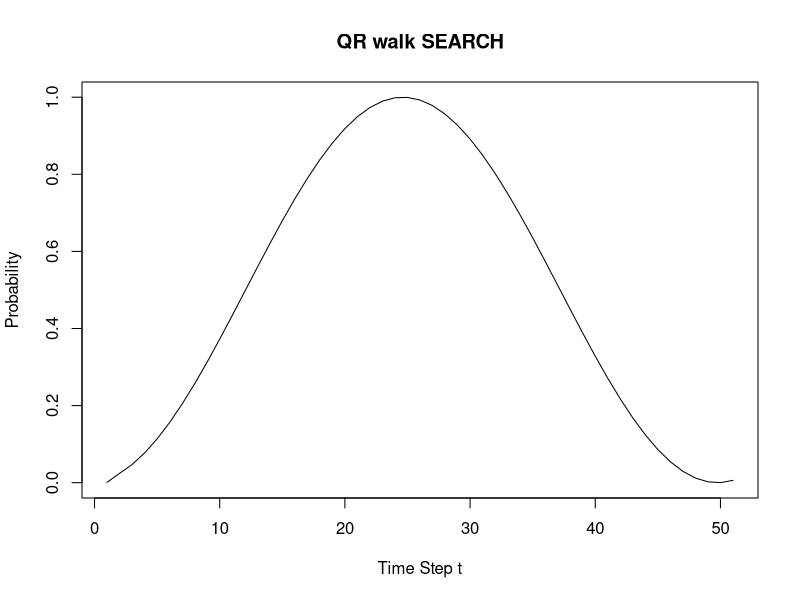

Generate this figure with R: (Note: a time limit stopped this script after it produced the figure.)

N = 1024
t = c(0:50)
w = sample( 1:N, 1 )
u = numeric(N)
uDag = numeric(N)
for( i in 1:N ){
  u[i] = 1/sqrt(N)
}

# create identity matrix
I = matrix(0,N,N ) 
for( i in 1:N ){
  I[i,i] = 1
}
U = (2 * (u %*% t(u)) - I) # does matrix mult

# find unit basis for vector u at w
e = numeric(N)
e[w] = 1

E = ( I - (2 * (e %*% t(e))) )

tmp = U %*% E
psi = tmp
p1 = numeric(51)
tmp1 = 0
for( i in t ){
  if( i == 0 ){
    p1[i+1] = ( (t(e) %*% u) ) ^ 2
  }
  else{
    psi = psi %*% tmp
    tmp1 = psi %*% u
    p1[i+1] = ( ( t(e) %*% tmp1 ) ^ 2 )
  }
}

plot(p1, type="l",main="QR walk SEARCH", xlab="Time Step t", ylab="Probability")


### SECOND HALF
# second half simulates quantum walk algorithm for specific values of k
K = c(4,16)
kFour = matrix( 0, 51, 4 )
kSix = matrix( 0 ,51, 16 )
for( k in K ){
  W = sample( 1:N, k )
  E = numeric(N)
  for( w in W ){
    e = numeric(N)
    e[w] = 1
    E = E + ( e %*% t(e) )
  }
  E = I - ( 2 * ( E ) )
  tmp = U %*% E
  psi = tmp
  p = numeric(51)
  tmp1 = 0
  c = 1
  for( w in W ){
    e = numeric(N)
    e[w] = 1
    for( i in t ){
      if( i == 0 ){
        p[i+1] = ( (t(e) %*% u) ) ^ 2
      }
      else{
        psi = psi %*% tmp
        tmp1 = psi %*% u
        p[i+1] = ( ( t(e) %*% tmp1 ) ^ 2 )
      }
    }
    if( k == 4 ){
      kFour[,c] = p
    }
    else if( k == 16 ){
      kSix[,c] = p
    }
    c = c + 1
  }
}
kF = rowSums(kFour)
kS = rowSums(kSix)
plot(kF, type="l",main="QR walk SEARCH for k=4", xlab="Time Step t", ylab="Probability")
plot(kS, type="l",main="QR walk SEARCH for k=16", xlab="Time Step t", ylab="Probability")
